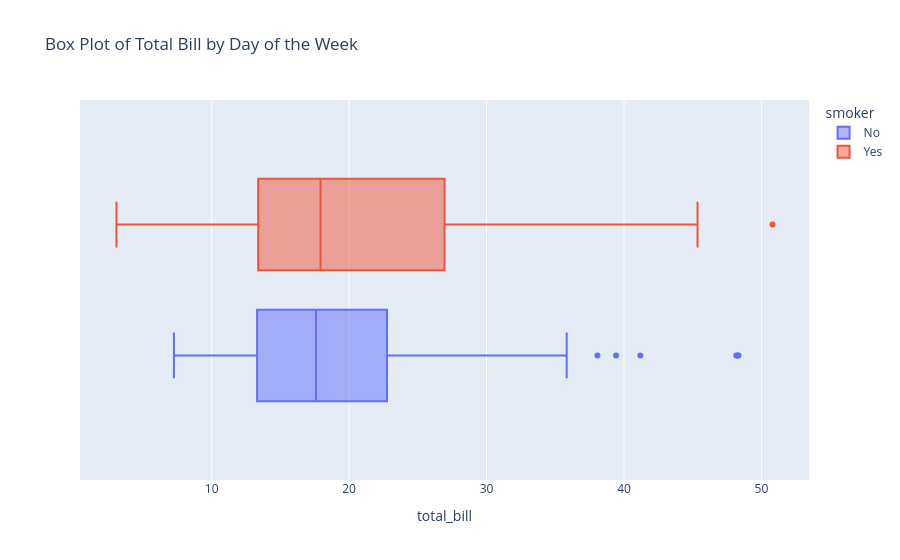

Notebook cell for this chart:
### Code cell
# Creating a box plot for 'total_bill' based on smoker status
px.box(tips, x='total_bill', color='smoker', title='Box Plot of Total Bill by Day of the Week')

### Figure 1 — Plotly figure (JSON) as saved in the notebook; plotly's stock layout.template omitted (floating-point values rounded to 4 significant figures; data arrays with more than 128 entries replaced by an {"elided": "..."} marker saying what was removed)
{"data": [{"alignmentgroup": "True", "hovertemplate": "smoker=No<br>total_bill=%{x}<extra></extra>", "legendgroup": "No", "marker": {"color": "#636efa"}, "name": "No", "notched": false, "offsetgroup": "No", "orientation": "h", "showlegend": true, "type": "box", "x": {"elided": "151 float values"}, "x0": " ", "xaxis": "x", "y0": " ", "yaxis": "y"}, {"alignmentgroup": "True", "hovertemplate": "smoker=Yes<br>total_bill=%{x}<extra></extra>", "legendgroup": "Yes", "marker": {"color": "#EF553B"}, "name": "Yes", "notched": false, "offsetgroup": "Yes", "orientation": "h", "showlegend": true, "type": "box", "x": [38.01, 11.24, 20.29, 13.81, 11.02, 18.29, 3.07, 15.01, 26.86, 25.28, 17.92, 19.44, 32.68, 28.97, 5.75, 16.32, 40.17, 27.28, 12.03, 21.01, 11.35, 15.38, 44.3, 22.42, 15.36, 20.49, 25.21, 14.31, 16, 17.51, 10.59, 10.63, 50.81, 15.81, 7.25, 31.85, 16.82, 32.9, 17.89, 14.48, 9.6, 34.63, 34.65, 23.33, 45.35, 23.17, 40.55, 20.9, 30.46, 18.15, 23.1, 15.69, 19.81, 28.44, 15.48, 16.58, 10.34, 43.11, 13, 13.51, 18.71, 12.74, 13, 16.4, 20.53, 16.47, 26.59, 38.73, 24.27, 12.76, 30.06, 25.89, 13.27, 28.17, 12.9, 28.15, 11.59, 7.74, 30.14, 12.16, 13.42, 8.58, 13.42, 16.27, 10.09, 22.12, 24.01, 15.69, 15.53, 12.6, 32.83, 27.18, 22.67], "x0": " ", "xaxis": "x", "y0": " ", "yaxis": "y"}], "layout": {"boxmode": "group", "legend": {"title": {"text": "smoker"}, "tracegroupgap": 0}, "title": {"text": "Box Plot of Total Bill by Day of the Week"}, "xaxis": {"anchor": "y", "domain": [0, 1], "title": {"text": "total_bill"}}, "yaxis": {"anchor": "x", "domain": [0, 1]}}}
